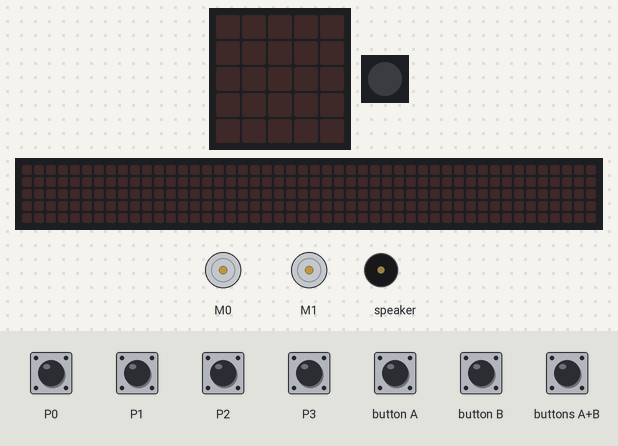
The program below on a simulated Calliope mini (MakeCode). Shown: the board's 5×5 LED display, 1 RGB LEDs in strip order, left to right, 2 × DC motor (green arrow = forward, orange = backward, longer = faster), a strip that is not on the board, showing the scrolling text unrolled, buzzer (waves = sounding). The test bench sets the inputs (shaded band). The 48×5 strip is a reading aid, not a part: it shows the text the display is scrolling, unrolled, one strip-width of it at a time.

Above: at 1.2 s.
1.3 s: button B pressed for 0.15 s
At 3.2 s:
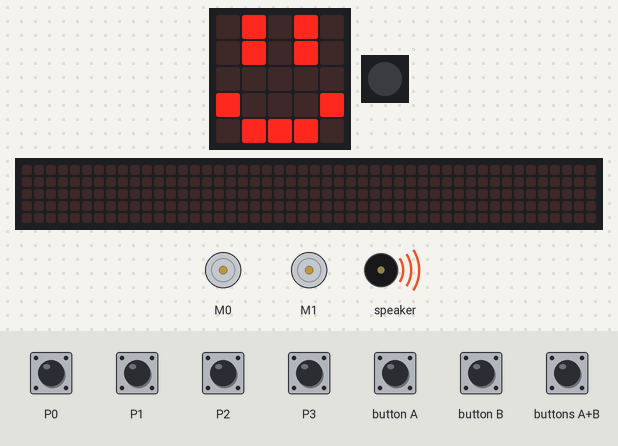
4.3 s: buttons A+B pressed for 0.15 s
At 4.67 s:
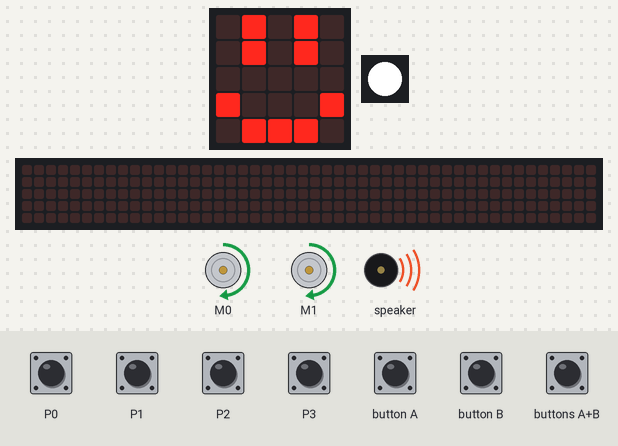
7.3 s: touch pin P0 pressed for 0.15 s
At 7.45 s:
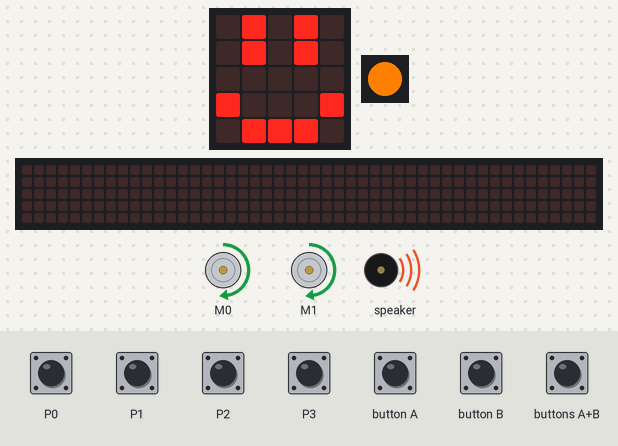
10.3 s: button A pressed for 0.15 s
At 15.76 s:
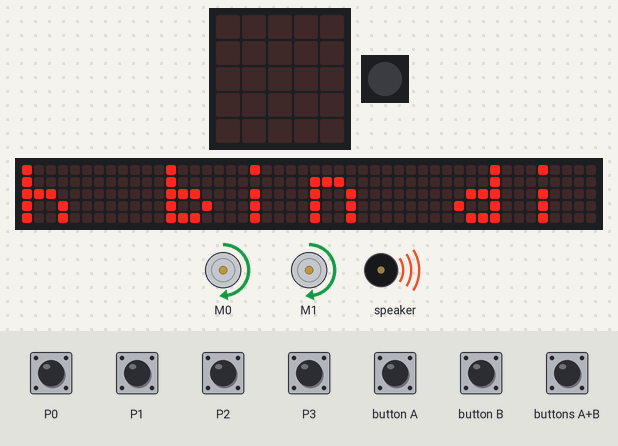
16.4 s: touch pin P2 pressed for 0.15 s
At 16.45 s:
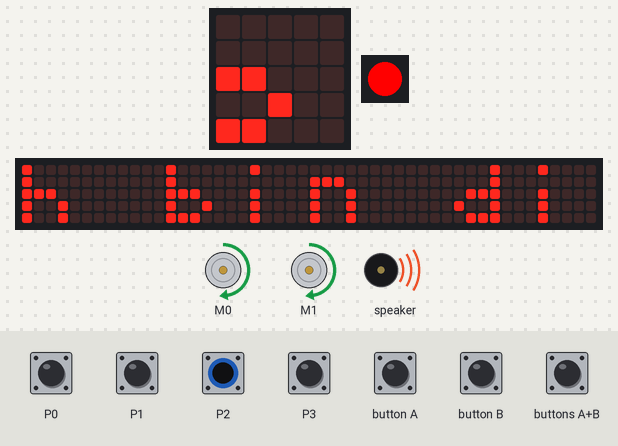
Timing chart, 0 to 24.5 s (numbered marks = the images above; inputs shaded):
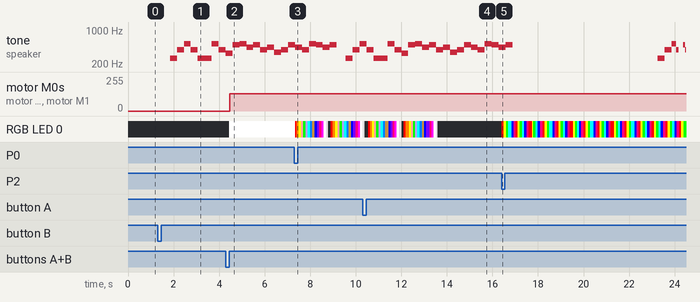

Measured:
- after the input at 1.3 s, tone on speaker: plays 262 Hz for 0.31 s, 392 Hz for 0.31 s, 523 Hz for 0.31 s, 392 Hz for 0.31 s, 262 Hz for 0.61 s, 523 Hz for 0.31 s … (8 notes in this stretch), starting after 0.55 s; the display: changes after 0.15 s (image 1)
- after the input at 4.3 s, motor M0, motor M1: stopped → forward 128/255 after 0.17 s; RGB LED 0: off → RGB(255, 255, 255) after 0.15 s
- after the input at 10.3 s, the display: first differs from a run without the input after 0.24 s (image 4 shows a later state)
- after the input at 16.4 s, the display: changes at once (image 5)

The program:

main.ts
```typescript
input.onPinTouchEvent(TouchPin.P1, input.buttonEventDown(), function () {
    radio.setGroup(13)
    radio.sendString("halo")
})
input.onButtonEvent(Button.A, input.buttonEventClick(), function () {
    basic.setLedColor(0x007fff)
    basic.showString("Hallo ich bin die Jope", 90)
    basic.showLeds(`
        . # . # .
        . # . # .
        . . . . .
        # . . . #
        . # # # .
        `)
    basic.showLeds(`
        # # . # #
        # # . # #
        . . . . .
        # . . . #
        . # # # .
        `)
    for (let index = 0; index < 4; index++) {
        music.playMelody("C G C5 G C C C5 G ", 200)
        music.playMelody("E B C5 A B G A F ", 200)
        music.playMelody("G B A G C5 B A B ", 200)
    }
})
input.onButtonEvent(Button.AB, input.buttonEventClick(), function () {
    led.setBrightness(1000)
    basic.setLedColor(0xffffff)
    for (let index = 0; index < 4; index++) {
        motors.dualMotorPower(Motor.M0_M1, 50)
    }
})
input.onButtonEvent(Button.B, input.buttonEventClick(), function () {
    for (let index = 0; index < 4; index++) {
        basic.showLeds(`
            . # . # .
            . # . # .
            . . . . .
            # . . . #
            . # # # .
            `)
        music.playMelody("C G C5 G C C C5 G ", 200)
        music.playMelody("E B C5 A B G A F ", 200)
        music.playMelody("G B A G C5 B A B ", 200)
        basic.showLeds(`
            # # . # #
            # # . # #
            . . . . .
            # . . . #
            . # # # .
            `)
        music.playMelody("C G C5 G C C C5 G ", 200)
        music.playMelody("E B C5 A B G A F ", 200)
        music.playMelody("G B A G C5 B A B ", 200)
    }
})
input.onGesture(Gesture.Shake, function () {
    basic.showString("Messi ist der GOAT", 90)
})
radio.onReceivedString(function (receivedString) {
    basic.showString(receivedString)
})
input.onPinTouchEvent(TouchPin.P0, input.buttonEventDown(), function () {
    for (let index = 0; index < 4; index++) {
        basic.setLedColor(0xff0000)
        basic.pause(100)
        basic.setLedColor(0xff8000)
        basic.pause(100)
        basic.setLedColor(0xffff00)
        basic.pause(100)
        basic.setLedColor(0xff9da5)
        basic.pause(100)
        basic.setLedColor(0x00ff00)
        basic.pause(100)
        basic.setLedColor(0xb09eff)
        basic.pause(100)
        basic.setLedColor(0x00ffff)
        basic.pause(100)
        basic.setLedColor(0x007fff)
        basic.pause(100)
        basic.setLedColor(0x65471f)
        basic.pause(100)
        basic.setLedColor(0x0000ff)
        basic.pause(100)
        basic.setLedColor(0x7f00ff)
        basic.pause(100)
        basic.setLedColor(0xff0080)
        basic.pause(100)
        basic.setLedColor(0xff00ff)
        basic.pause(100)
        basic.setLedColor(0xffffff)
        basic.pause(100)
        basic.setLedColor(0x999999)
        basic.pause(100)
        basic.setLedColor(0x000000)
        basic.pause(100)
    }
})
input.onPinTouchEvent(TouchPin.P2, input.buttonEventDown(), function () {
    for (let index = 0; index < 20; index++) {
        basic.setLedColor(0xff0000)
        basic.pause(100)
        basic.setLedColor(0xffff00)
        basic.pause(100)
        basic.setLedColor(0x00ff00)
        basic.pause(100)
        basic.setLedColor(0x00ffff)
        basic.pause(100)
        basic.setLedColor(0x0000ff)
        basic.pause(100)
        basic.setLedColor(0xff0080)
        basic.pause(100)
    }
})
input.onPinTouchEvent(TouchPin.P3, input.buttonEventDown(), function () {
    for (let index = 0; index < 10; index++) {
        music.playMelody("C5 C5 C5 C5 C5 C5 C5 C5 ", 10)
    }
})
```

test.ts
```typescript
// Hier kann man Tests durchführen; diese Datei wird nicht kompiliert, wenn dieses Paket als Erweiterung verwendet wird.
```
